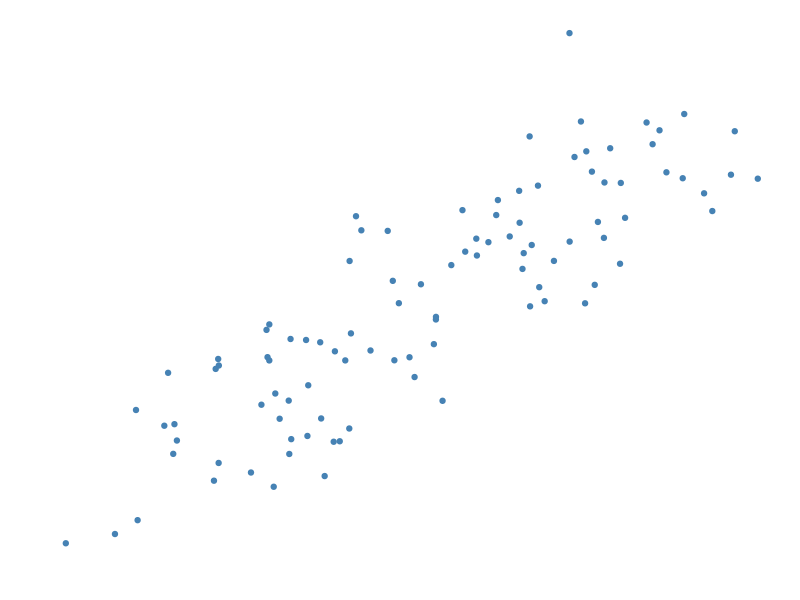
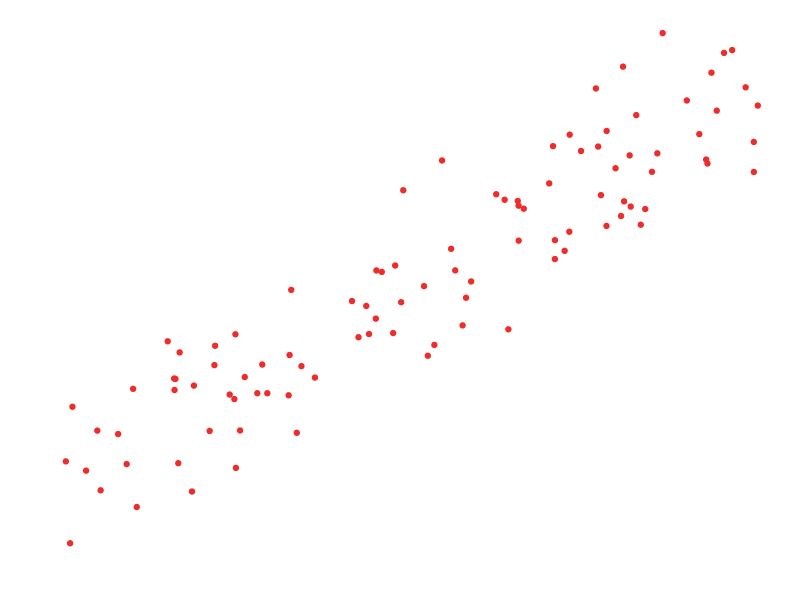
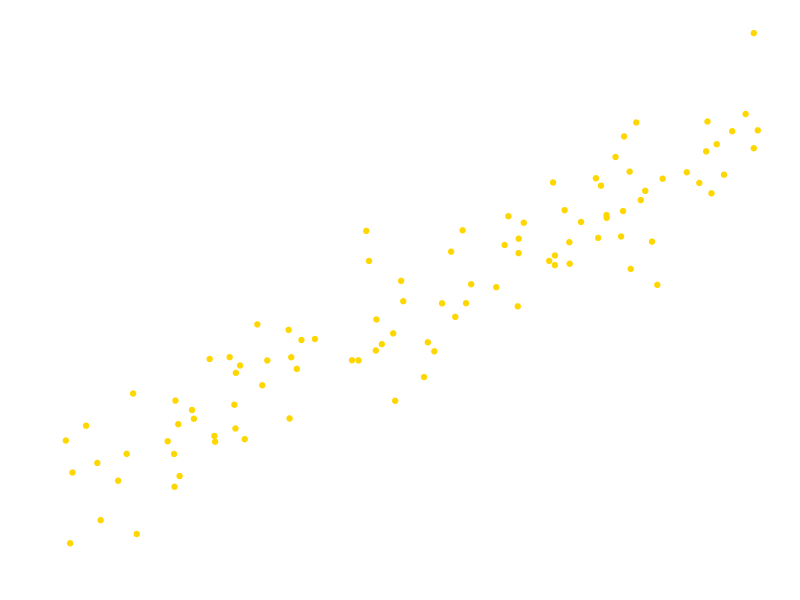
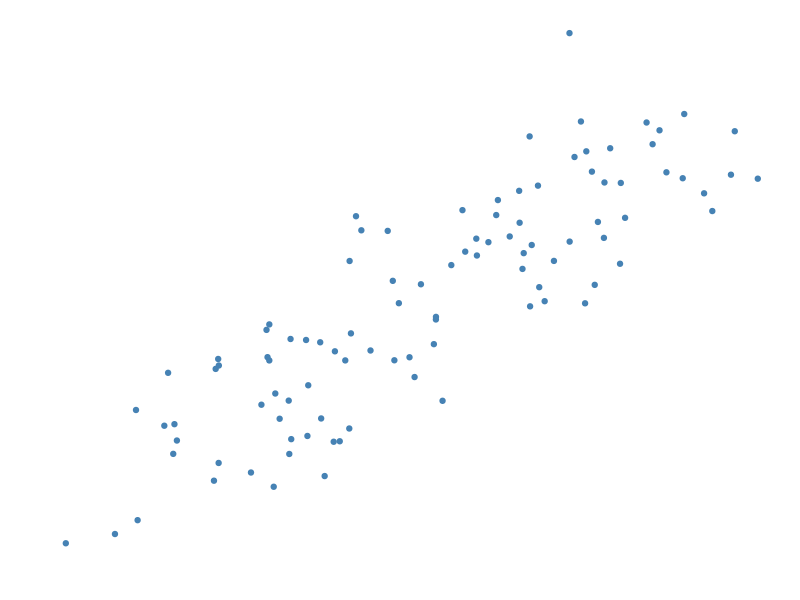
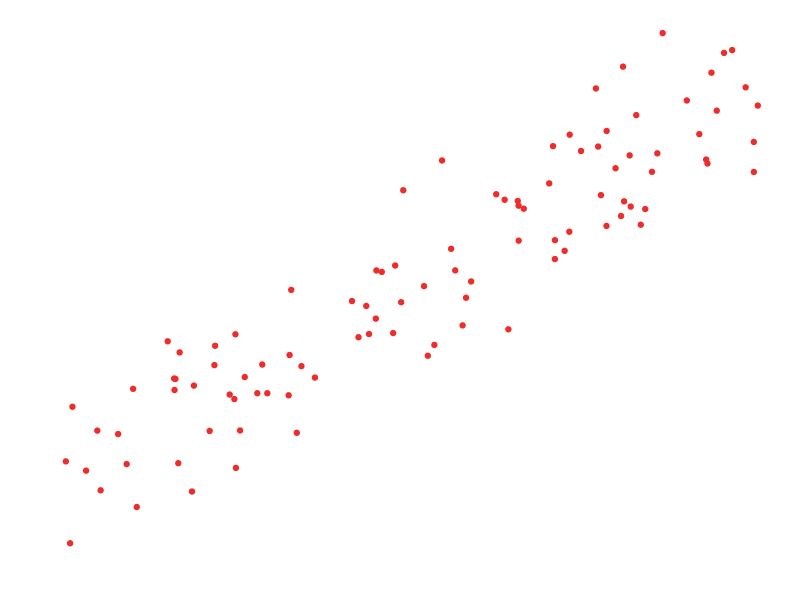
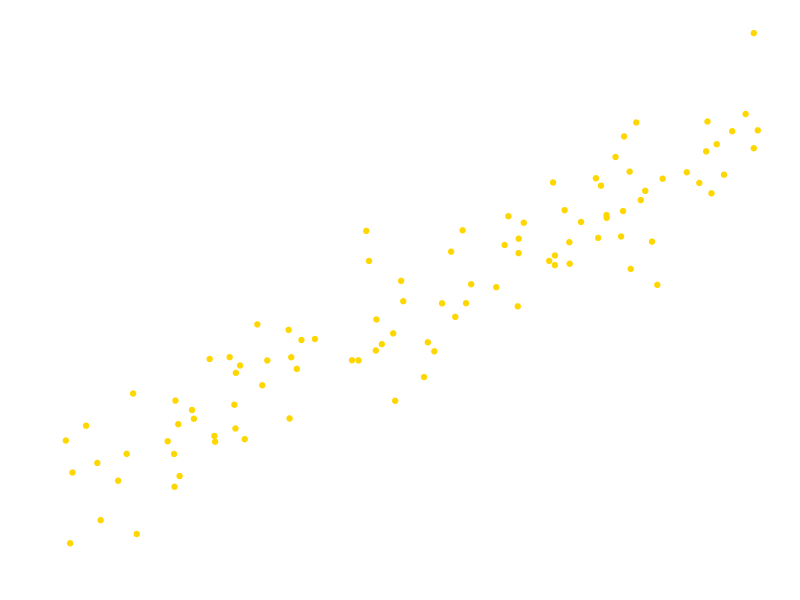

Generate these figures, in order, with R:
library(tidyverse)
library(here)

d <- tibble(temperature = runif(n = 100, min = 0, max = 35),
            sales = temperature + rnorm(100, mean = 0, sd = 4),
            drownings = temperature + rnorm(100, mean = 0, sd = 4))

transparent_theme <- theme_classic() + 
  theme(axis.text = element_blank(),
        axis.ticks = element_blank(),
        axis.line = element_line(colour = "white"),
        axis.title = element_text(colour = "white"),
        plot.background = element_blank(),
        panel.background = element_blank())

ggplot(d, aes(sales, drownings)) +
  geom_point(colour = "steelblue") +
  labs(x = "Glassförsäljning",
       y = "Drunkningar") +
  transparent_theme

ggsave(here("img/glass_drunkning.png"), bg = "transparent",
       height = 4, width = 6)

ggplot(d, aes(temperature, sales)) +
  geom_point(colour = "firebrick2") +
  labs(x = "Temperatur",
       y = "Glassförsäljning") +
  transparent_theme

ggsave(here("img/temp_glass.png"), bg = "transparent",
       height = 4, width = 6)

ggplot(d, aes(temperature, drownings)) +
  geom_point(colour = "gold") +
  labs(x = "Temperatur",
       y = "Drunkningar") +
  transparent_theme

ggsave(here("img/temp_drunkning.png"), bg = "transparent",
       height = 4, width = 6)